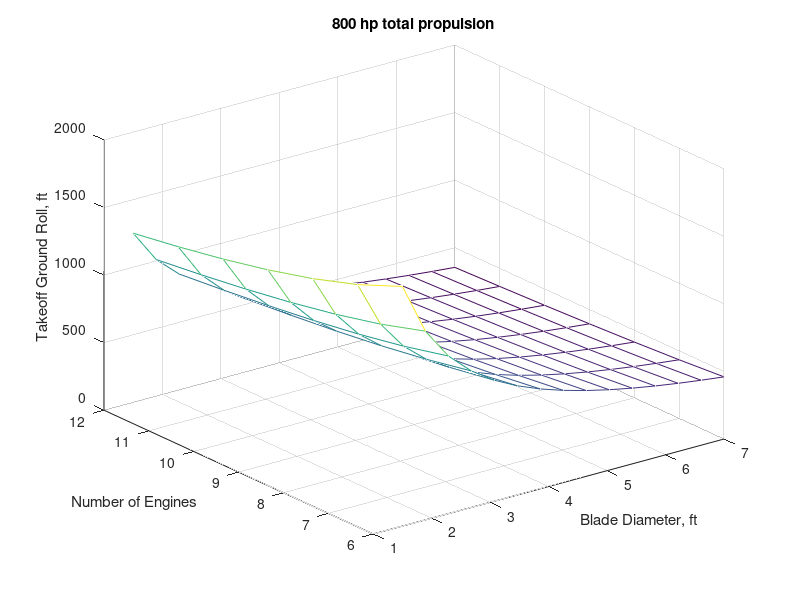
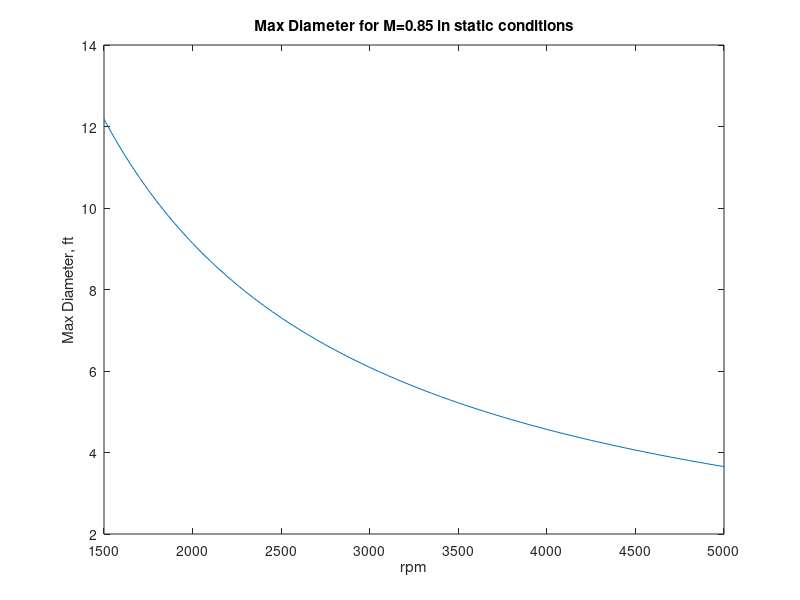

The MATLAB script that drew these images, in order:
VTO=85*1.46666*1.2; % V_TO = 1.2*vstall, setting vstall to 90 mph
p_sl=2.3769e-3; %slugs/ft^3, sea level density


figure(1); clf
[d,n]=meshgrid(linspace(1.5,7,15),[6:12]);
p=800*550;
% factor of 0.25 is selected from average of mutlibladed propellers
T0=0.25*(p./n.*d).^(2/3);
T0t=T0.*n;
a=((p/VTO)-T0t)/(VTO)^2;

rest=0.04; % Firm Turf
Cdg=0.0527; %Ground roll drag
CLg=1.7; % max ground lift
Wto=16000; % Weight at takeoff
WS=35; % wingloading
A=32.2*(T0t/Wto-rest);
B=32.2/Wto*(0.5*p_sl*(Wto/WS)*(Cdg-rest*CLg)+a);
s=1./(2*B).*log(A./(A-B*(VTO)^2));
mesh(d,n,s)
xlabel('Blade Diameter, ft')
ylabel('Number of Engines')
zlabel('Takeoff Ground Roll, ft')
title('800 hp total propulsion')

% mach tips
figure(2); clf
mdia=0.85*1125.33./([1500:50:5000]/60)/pi; %1125.33 ft/s is mach1
plot(1500:50:5000,mdia);
xlabel('rpm')
ylabel('Max Diameter, ft')
title('Max Diameter for M=0.85 in static conditions')